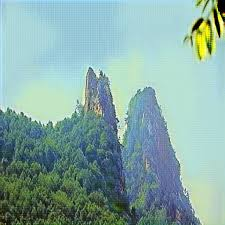
#> input picture Week 2/hills.jpeg, 225 x 225 px
$ jupyter execute --allow-errors 'Linear Filter, Convolution, Sobel , Laplacian filter.ipynb'
#> lines starting #> are read from the running program, lines starting #| are printed output that depends on the picture
[cell 1]
import numpy as np
import matplotlib.pyplot as plt
from PIL import Image

[cell 2]
np.random.seed(0)

[cell 3]
def standardize(image):
    # Some fields have all 255, so to avoid division by 0, introduce epsilon,
    eps = 1e-5
    return (image - np.mean(image)/ np.std(image)+ eps)

# Linear Filtering

[cell 4]
def linear_filter(image, filter_):
    """
    Performs linear filtering on an image.
    Assume image size is W1xW2, filter size is F1xF2.

    Arguments:
    image -- input image possibly with 3 channels(RGB).
    filter_ -- linear filter to apply on image.

    Returns:
    result -- filtered image.
    """
    # DO NOT CHAGE THIS CODE
    image = np.array(image.convert('L')) # converts image to gray scale, so that it is easy to apply filter
    image_height, image_width = image.shape[0], image.shape[1]

    filter_ = np.array(filter_.convert('L'))
    filter_height, filter_width = filter_.shape[0], filter_.shape[1]

    # result shape will be of size --> (((W1−F1+2P) / S) + 1) x (((W2−F2+2P) / S) + 1), where 'P' is padding length
    # S is stride length, if you don't know about them, don't worry, you will learn in upcoming lectures.For now
    # we will use simplest setting P=0,S=1. See the next line.

    result_height, result_width = (image_height - filter_height) + 1, (image_width - filter_width) + 1
    result = np.array([[0 for j in range(result_width)] for i in range(result_height)])
    # YOUR CODE STARTS HERE
    for i in range(result_height):
        for j in range(result_width):
            temp = standardize(image[i:filter_height+i, j:filter_width+j]) * filter_
            try:
                result[i][j] = np.sum(temp)
            except ValueError as err:
                print("something went wrong", err)
                sys.exit()
    # YOUR CODE ENDS HERE
    return result

#> (a cell that did not finish here is left out)

#> (a cell that did not finish here is left out)

[cell 7]
from numpy import unravel_index
#> (the rest of this cell did not finish here and is left out)

[cell 8]
image = Image.open('hills.jpeg')
#> image is the input picture: PIL image 225x225 RGB; mean R, G, B 135.4, 170, 165.3
filter_ = Image.open('template.png')
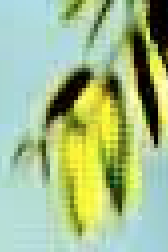
#> input picture Week 2/template.png, 84 x 126 px (shown 2 times larger)
#> filter_ is the input picture: PIL image 84x126 RGBA; mean R, G, B, A 164.4, 189.4, 140.4, 255
result = linear_filter(image, filter_)
#> in linear_filter, `image = np.array(image.convert('L'))`:
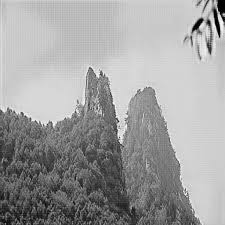
#> image: shape (225, 225); min 0, max 251, mean 159.1
#> in linear_filter, `filter_ = np.array(filter_.convert('L'))`:
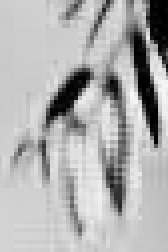
#> filter_: shape (126, 84) (shown 2 times larger); min 0, max 247, mean 176.3
#> after the loop in linear_filter, `for i in range(result_height):`:
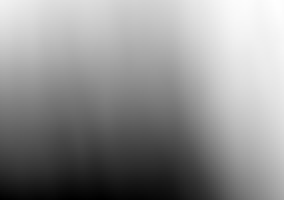
#> result: shape (100, 142) int64 (shown 2 times larger); min 192971215, max 358483162, mean 286914294.8; drawn with min black and max white

[cell 9]
plt.imshow(result)

[cell 10]
from numpy import unravel_index
unravel_index(result.argmax(), result.shape)
#> Out = (0, 137)

# Convolution using filter

[cell 11]
def convolution2d(image, kernel):
    """
    Perform convolution on an image using kernal.

    Arguements:
    image -- 2d matrix represingting iamge.
    kernal - kernel t apply on image.

    returns:
    results - filtered image

    """

    kernel_new = filter_.transpose(Image.FLIP_TOP_BOTTOM).transpose(Image.FLIP_LEFT_RIGHT)
    result = linear_filter(image, kernel_new)
    return result

#> (a cell that did not finish here is left out)

[cell 13]
plt.imshow(result)

[cell 14]
from numpy import unravel_index
print(unravel_index(result.argmin(), result.shape))
#| (99, 50)
print(unravel_index(result.argmax(), result.shape))
#| (0, 137)

# Sobel Filter

[cell 15]
import numpy as np
from PIL import Image

image = Image.open('clown.png')
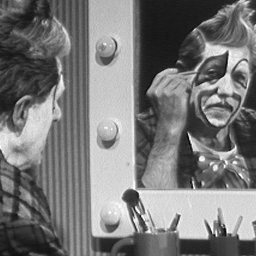
#> input picture Week 2/clown.png, 256 x 256 px
#> image is the input picture: PIL image 256x256 L; min 3, max 255, mean 120.3

# 3*3 vertical sobel filter
sobel_v = np.array([[1, 0, -1],
                    [2, 0, -2],
                    [1, 0, -1]])

# 3*3 horizontal sobel filter
sobel_h = np.array([[1, 2, 1],
                    [0, 0, 0],
                    [-1, -2, -1]])

[cell 16]
# Vertical respon
response_v = convolution2d(image, sobel_v)
#> in convolution2d, `kernel_new = filter_.transpose(Image.FLIP_TOP_BOTTOM).transpose(Image...`:
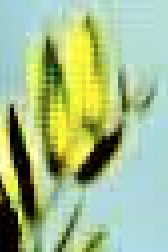
#> kernel_new: PIL image 84x126 RGBA (shown 2 times larger); mean R, G, B, A 164.4, 189.4, 140.4, 255
#> in linear_filter (call 2), `filter_ = np.array(filter_.convert('L'))`:
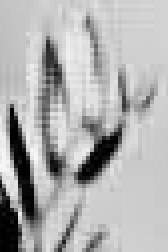
#> filter_: shape (126, 84) (shown 2 times larger); min 0, max 247, mean 176.3
#> after the loop in linear_filter (call 2), `for i in range(result_height):`:
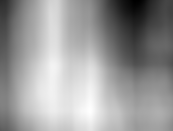
#> result: shape (131, 173) int64; min 141970902, max 309731507, mean 243939783.4; drawn with min black and max white

# horizontal response
response_h = convolution2d(image, sobel_h)

# fianl response

G = np.abs(response_h)+ np.abs(response_v)

[cell 17]
plt.imshow(G)

[cell 18]
from numpy import unravel_index
print(unravel_index(G.argmin(), G.shape))
#| (0, 134)
print(unravel_index(G.argmax(), G.shape))
#| (110, 90)

[cell 19]
###SOLUTION OF Question 6
import numpy as np
from PIL import Image

image = Image.open('clown.png')


# Define 3*3 Laplace filter (Hint: refer lecture slides)
laplacian_filter = np.array([[0, -1, 0],
                             [-1, 4, -1],
                             [0, -1, 0]])


response_L = convolution2d(image, laplacian_filter)

[cell 20]
from numpy import unravel_index
print(unravel_index(response_L.argmin(), response_L.shape))
#| (0, 134)
print(unravel_index(response_L.argmax(), response_L.shape))
#| (110, 90)
